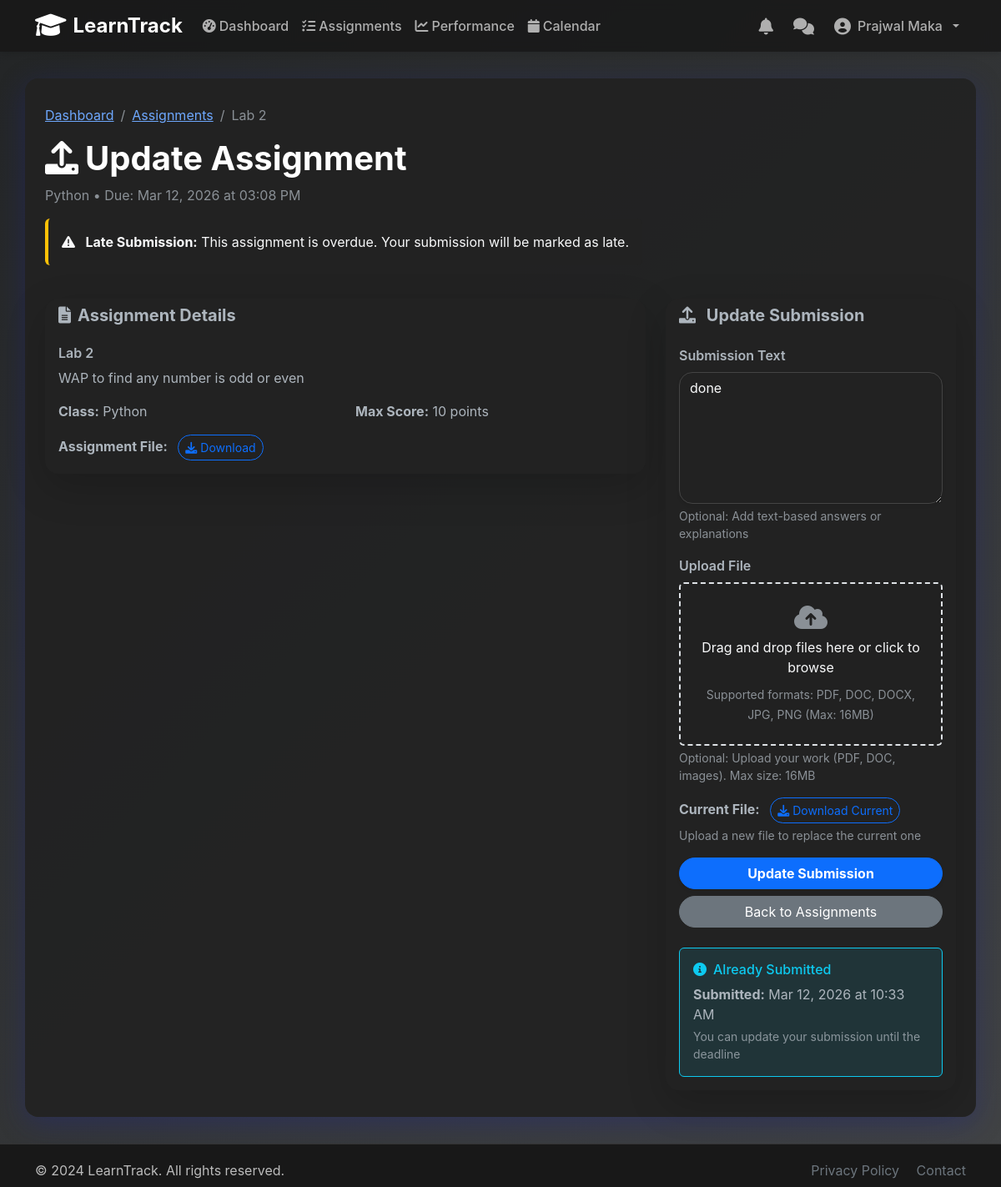
Screenshot of /student/assignment/15/submit (signed in) with the database file from the repository.
### models.py (models this page shows, shortened)
class User(UserMixin, db.Model):
    id = db.Column(db.Integer, primary_key=True)
    email = db.Column(db.String(120), unique=True, nullable=False)
    name = db.Column(db.String(100), nullable=False)
    role = db.Column(db.String(20), default='student')  # 'student', 'teacher', 'admin'
    password_hash = db.Column(db.String(256), nullable=False)
    created_at = db.Column(db.DateTime, default=datetime.utcnow)
    course_id = db.Column(db.Integer, db.ForeignKey('course.id'), nullable=True)
    taught_classes = db.relationship('Class', backref='teacher', lazy=True, foreign_keys='Class.teacher_id')
    assignments_created = db.relationship('Assignment', backref='creator', lazy=True, foreign_keys='Assignment.teacher_id')
    submissions = db.relationship('Submission', backref='student', lazy=True, foreign_keys='Submission.student_id')
    enrollments = db.relationship('Enrollment', backref='student', lazy=True, foreign_keys='Enrollment.student_id')
    def is_teacher(self):
        return self.role == 'teacher'
    def is_student(self):
        return self.role == 'student'
    def is_admin(self):
        return self.role == 'admin'

class Assignment(db.Model):
    id = db.Column(db.Integer, primary_key=True)
    title = db.Column(db.String(200), nullable=False)
    description = db.Column(db.Text)
    due_date = db.Column(db.DateTime, nullable=False)
    max_score = db.Column(db.Integer, default=10)
    teacher_id = db.Column(db.Integer, db.ForeignKey('user.id'), nullable=False)
    class_id = db.Column(db.Integer, db.ForeignKey('class.id'), nullable=False)
    attachment_path = db.Column(db.String(255))  # Path to uploaded assignment file
    created_at = db.Column(db.DateTime, default=datetime.utcnow)
    submissions = db.relationship('Submission', backref='assignment', lazy=True, cascade='all, delete-orphan')
    def is_overdue(self):
        return datetime.utcnow() > self.due_date
    def is_submission_late(self, submission):
        if not submission or not submission.submitted_at:
            return False
        utc = pytz.utc
        submitted_utc = submission.submitted_at.replace(tzinfo=utc)
        due_utc = self.due_date.replace(tzinfo=utc)
        return submitted_utc > due_utc

class Class(db.Model):
    id = db.Column(db.Integer, primary_key=True)
    name = db.Column(db.String(100), nullable=False)
    description = db.Column(db.Text)
    teacher_id = db.Column(db.Integer, db.ForeignKey('user.id'), nullable=False)
    course_id = db.Column(db.Integer, db.ForeignKey('course.id'), nullable=False)
    created_at = db.Column(db.DateTime, default=datetime.utcnow)
    assignments = db.relationship('Assignment', backref='class_obj', lazy=True)
    enrollments = db.relationship('Enrollment', backref='class_obj', lazy=True)

class Submission(db.Model):
    id = db.Column(db.Integer, primary_key=True)
    assignment_id = db.Column(db.Integer, db.ForeignKey('assignment.id'), nullable=False)
    student_id = db.Column(db.Integer, db.ForeignKey('user.id'), nullable=False)
    submission_text = db.Column(db.Text)
    file_path = db.Column(db.String(255))  # Path to uploaded submission file
    submitted_at = db.Column(db.DateTime, default=datetime.utcnow())
    score = db.Column(db.Integer)
    feedback = db.Column(db.Text)
    graded_at = db.Column(db.DateTime)
    graded_by = db.Column(db.Integer, db.ForeignKey('user.id'))
    __table_args__ = (db.UniqueConstraint('assignment_id', 'student_id', name='unique_submission'),)
    def is_graded(self):
        return self.score is not None
    def is_late(self):
        return self.assignment.is_submission_late(self) if self.assignment else False

### routes.py (the view, shortened to what this page needs)
@student_bp.route('/assignment/<int:assignment_id>/submit', methods=['GET', 'POST'])
@login_required
def submit_assignment(assignment_id):
    if not current_user.is_student():
        flash('Access denied.', 'danger')
        return redirect(url_for('main.index'))
    assignment = Assignment.query.get_or_404(assignment_id)
    enrollment = Enrollment.query.filter_by(student_id=current_user.id, class_id=assignment.class_id).first()
    if not enrollment:
        flash('You are not enrolled in this class.', 'danger')
        return redirect(url_for('student.assignments'))
    existing_submission = Submission.query.filter_by(assignment_id=assignment_id, student_id=current_user.id).first()
    form = SubmissionForm()
    if existing_submission:
        form.submission_text.data = existing_submission.submission_text
    return render_template('student/submit_assignment.html', assignment=assignment, form=form, submission=existing_submission)

### templates/student/submit_assignment.html (shortened to what this page needs)
{% extends "base.html" %}
{% block content %}
<div class="d-flex justify-content-between align-items-center mb-4">
    <div>
        <nav aria-label="breadcrumb">
            <ol class="breadcrumb">
                <li class="breadcrumb-item"><a href="{{ url_for('student.dashboard') }}">Dashboard</a></li>
                <li class="breadcrumb-item"><a href="{{ url_for('student.assignments') }}">Assignments</a></li>
                <li class="breadcrumb-item active">{{ assignment.title }}</li>
            </ol>
        </nav>
        <h1 class="fw-bold"><i class="fas fa-upload me-2"></i>{{ "Update" if submission else "Submit" }} Assignment</h1>
        <p class="text-muted">{{ assignment.class_obj.name }} • Due: {{ assignment.due_date.strftime('%b %d, %Y at %I:%M %p') }}</p>
        {% if assignment.is_overdue() %}
            <div class="alert alert-warning">
                <i class="fas fa-exclamation-triangle me-2"></i>
                <strong>Late Submission:</strong> This assignment is overdue. Your submission will be marked as late.
            </div>
        {% endif %}
    </div>
</div>
<div class="row">
    <div class="col-md-8">
        <div class="card mb-4 shadow-lg border-0" style="background: rgba(34, 34, 34, 0.92);">
            <div class="card-header bg-transparent border-0">
                <h5 class="mb-0 fw-bold"><i class="fas fa-file-alt me-2"></i>Assignment Details</h5>
            </div>
            <div class="card-body">
                <h6 class="fw-semibold">{{ assignment.title }}</h6>
                <p>{{ assignment.description or 'No description provided' }}</p>
                <div class="row">
                    <div class="col-md-6">
                        <strong>Class:</strong> {{ assignment.class_obj.name }}
                    </div>
                    <div class="col-md-6">
                        <strong>Max Score:</strong> {{ assignment.max_score }} points
                    </div>
                </div>
                {% if assignment.attachment_path %}
                <div class="mt-3">
                    <strong>Assignment File:</strong>
                    <a href="{{ url_for('main.download_file', filename=assignment.attachment_path) }}" class="btn btn-sm btn-outline-primary ms-2 rounded-pill">
                        <i class="fas fa-download me-1"></i>Download
                    </a>
                </div>
                {% endif %}
            </div>
        </div>
    </div>
    <div class="col-md-4">
        <div class="card shadow-lg border-0" style="background: rgba(34, 34, 34, 0.92);">
            <div class="card-header bg-transparent border-0">
                <h5 class="mb-0 fw-bold">
                    <i class="fas fa-upload me-2"></i>
                    {{ "Update Submission" if submission else "Submit Your Work" }}
                </h5>
            </div>
            <div class="card-body">
                <form method="POST" enctype="multipart/form-data">
                    <div class="mb-3">
                        {{ form.submission_text.label(class="form-label fw-semibold") }}
                        {{ form.submission_text(class="form-control rounded-4 shadow-sm", rows="6", placeholder="Write your submission text here...") }}
                        <div class="form-text">Optional: Add text-based answers or explanations</div>
                    </div>
                    <div class="mb-3">
                        {{ form.file.label(class="form-label fw-semibold") }}
                        <div class="form-text">Optional: Upload your work (PDF, DOC, images). Max size: 16MB</div>
                    </div>
                    {% if submission and submission.file_path %}
                    <div class="mb-3">
                        <strong>Current File:</strong>
                        <a href="{{ url_for('main.download_file', filename=submission.file_path) }}" class="btn btn-sm btn-outline-primary ms-2 rounded-pill">
                            <i class="fas fa-download me-1"></i>Download Current
                        </a>
                        <div class="form-text text-muted">Upload a new file to replace the current one</div>
                    </div>
                    {% endif %}
                    <div class="d-grid gap-2">
                        {{ form.submit(class="btn btn-primary rounded-pill fw-bold shadow-sm", value=("Update Submission" if submission else "Submit Assignment")) }}
                        <a href="{{ url_for('student.assignments') }}" class="btn btn-secondary rounded-pill">Back to Assignments</a>
                    </div>
                </form>
                {% if submission %}
                <div class="mt-4 p-3 bg-info bg-opacity-10 border border-info rounded">
                    <h6 class="text-info"><i class="fas fa-info-circle me-2"></i>Already Submitted</h6>
                    <p class="mb-1"><strong>Submitted:</strong> {{ submission.submitted_at.strftime('%b %d, %Y at %I:%M %p') }}</p>
                    <div class="form-text">You can update your submission {{ "but it will reset your grade" if submission.is_graded() else "until the deadline" }}</div>
                </div>
                {% endif %}
            </div>
        </div>
    </div>
</div>
{% endblock %}

### templates/base.html (shortened to what this page needs)
<!DOCTYPE html>
<html lang="en" data-bs-theme="dark">
<head>
    <link href="https://cdn.jsdelivr.net/npm/bootstrap@5.3.0/dist/css/bootstrap.min.css" rel="stylesheet">
    <link href="https://cdnjs.cloudflare.com/ajax/libs/font-awesome/6.0.0/css/all.min.css" rel="stylesheet">
    <link href='https://cdn.jsdelivr.net/npm/fullcalendar@6.1.8/index.global.min.css' rel='stylesheet'>
    <link href="{{ url_for('static', filename='css/style.css') }}" rel="stylesheet">
</head>
<body{% if current_user.is_authenticated %} data-user-id="{{ current_user.id }}"{% endif %}>
    <nav id="mainNavbar" class="navbar navbar-expand-lg navbar-light navbar-glass sticky-top">
        <div class="container">
            <a class="navbar-brand d-flex align-items-center gap-2" href="{{ url_for('main.index') }}">
                <i class="fas fa-graduation-cap fa-lg"></i>
                <span class="fw-bold">LearnTrack</span>
            </a>
            <div class="collapse navbar-collapse" id="navbarNav">
                {% if current_user.is_authenticated %}
                <ul class="navbar-nav me-auto mb-2 mb-lg-0">
                    {% if current_user.is_admin() %}
                        <li class="nav-item"><a class="nav-link" href="{{ url_for('admin.admin_courses') }}"><i class="fas fa-book"></i> Manage Courses</a></li>
                        <li class="nav-item"><a class="nav-link" href="{{ url_for('admin.admin_users') }}"><i class="fas fa-users-cog"></i> Manage Users</a></li>
                    {% else %}
                        <li class="nav-item"><a class="nav-link" href="{{ url_for('student.dashboard') }}"><i class="fas fa-tachometer-alt me-1"></i>Dashboard</a></li>
                        <li class="nav-item"><a class="nav-link" href="{{ url_for('student.assignments') }}"><i class="fas fa-tasks me-1"></i>Assignments</a></li>
                        <li class="nav-item"><a class="nav-link" href="{{ url_for('student.performance') }}"><i class="fas fa-chart-line me-1"></i>Performance</a></li>
                    {% endif %}
                    <li class="nav-item"><a class="nav-link" href="{{ url_for('main.calendar') }}"><i class="fas fa-calendar me-1"></i>Calendar</a></li>
                </ul>
                <ul class="navbar-nav ms-auto align-items-center">
                    <li class="nav-item dropdown me-2">
                        <a class="nav-link position-relative" href="#" id="notifDropdown" role="button" data-bs-toggle="dropdown" aria-expanded="false" title="Notifications">
                            <i class="fas fa-bell fa-lg"></i>
                            {% set unread_count = g.unread_notifications|length if g.unread_notifications is defined else 0 %}
                        </a>
                    </li>
                    {% if current_user.is_authenticated and (current_user.is_teacher() or current_user.is_student()) %}
                    <li class="nav-item me-2">
                        <a href="#" id="chatToggleNav" class="nav-link" title="Chat">
                            <i class="fas fa-comments fa-lg"></i>
                        </a>
                    </li>
                    {% endif %}
                    <li class="nav-item dropdown">
                        <a class="nav-link dropdown-toggle d-flex align-items-center gap-2" href="#" role="button" data-bs-toggle="dropdown">
                            <i class="fas fa-user-circle fa-lg"></i>{{ current_user.name }}
                        </a>
                    </li>
                </ul>
                {% endif %}
            </div>
        </div>
    </nav>
    <main class="container main-container">
        {% block content %}{% endblock %}
    </main>
    <footer>
        <div class="container">
            <div class="row align-items-center">
                <div class="col-md-6 text-md-start text-center mb-2 mb-md-0">
                    &copy; {{ 2024 }} LearnTrack. All rights reserved.
                </div>
                <div class="col-md-6 text-md-end text-center">
                    <a href="#" class="text-decoration-none text-secondary me-3">Privacy Policy</a>
                    <a href="#" class="text-decoration-none text-secondary">Contact</a>
                </div>
            </div>
        </div>
    </footer>
</body>
</html>

### rows the page displays
User: name "Prajwal Maka"
Assignment: title "Lab 2", due_date "Mar 12, 2026 at 03:08 PM", description "WAP to find any number is odd or even", max_score "10"
Class: class_obj.name "Python"
Submission: submission_text "done", submitted_at "Mar 12, 2026 at 10:33 AM", score "until the deadline"

### other values shown
{{ "Update" if submission else "Submit" }} "Update"
{{ "Update Submission" if submission else "Submit Your Work" }} "Update Submission"
{{ 2024 }} "2024"
